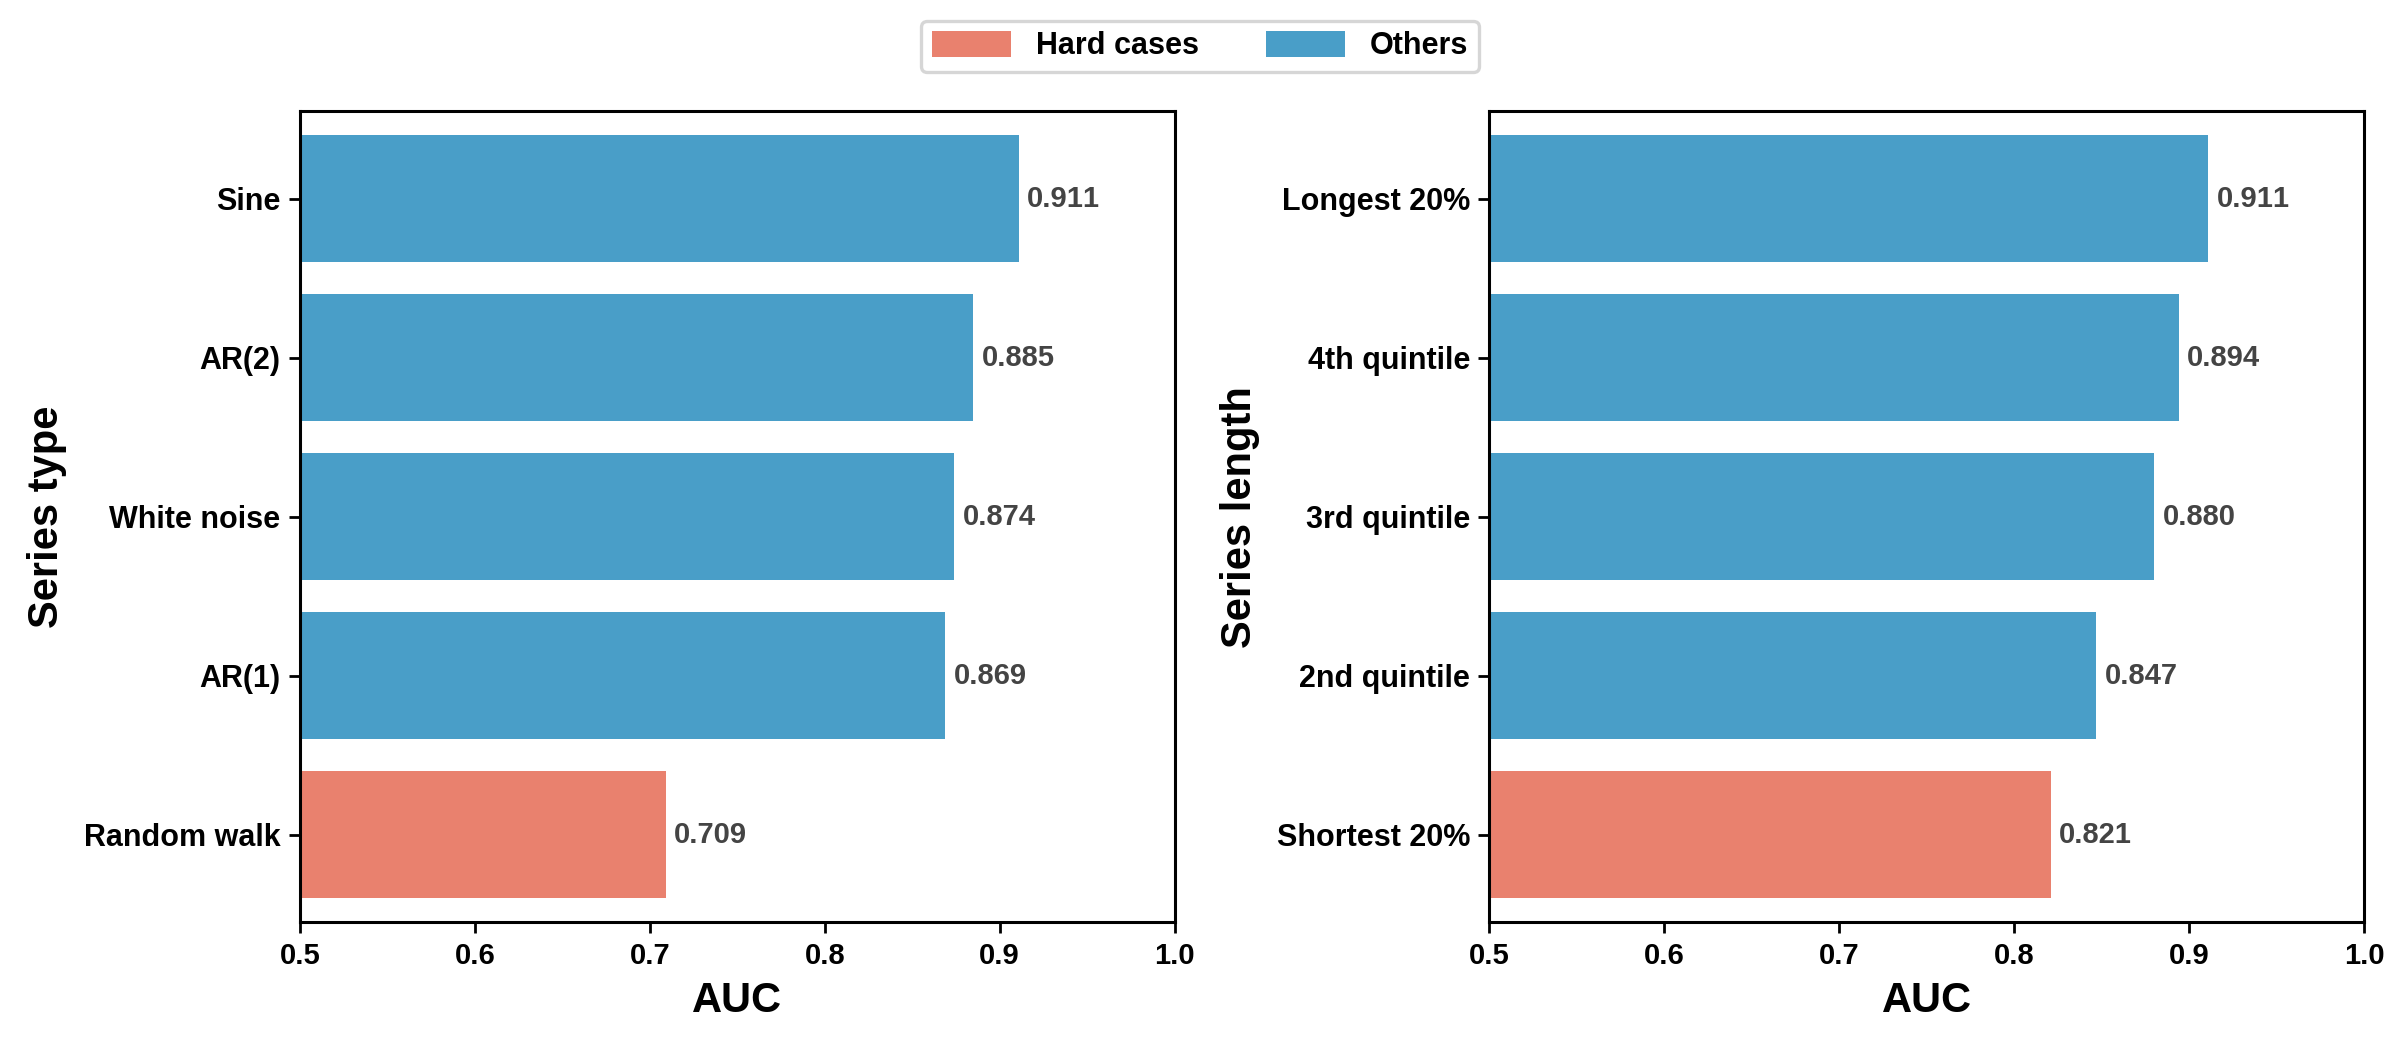

Generate this figure with Python:
"""FigMirror F_limits, iter 1: Chronos-style ranked horizontal bars, our AUC data."""
import matplotlib
matplotlib.use("Agg")
import matplotlib.pyplot as plt
from matplotlib.patches import Patch
from matplotlib.text import Text

plt.rcParams["pdf.fonttype"] = 42  # camera-ready: no Type 3
plt.rcParams["ps.fonttype"] = 42
plt.rcParams["axes.unicode_minus"] = False

# === DATA SECTOR (edit here) ===
PANELS = [
    {
        "ylabel": "Series type",        # panel name 'By series type' -> L1 slot = per-panel ylabel ("Model")
        "xlabel": "AUC",
        "items": [("Sine", 0.911), ("AR(2)", 0.885), ("White noise", 0.874),
                  ("AR(1)", 0.869), ("Random walk", 0.709)],
        "hard": {"Random walk"},
    },
    {
        "ylabel": "Series length",
        "xlabel": "AUC",
        "items": [("Longest 20%", 0.911), ("4th quintile", 0.894), ("3rd quintile", 0.880),
                  ("2nd quintile", 0.847), ("Shortest 20%", 0.821)],
        "hard": {"Shortest 20%"},
    },
]
XLIM = (0.5, 1.0)
XTICKS = [0.5, 0.6, 0.7, 0.8, 0.9, 1.0]
LEGEND = [("Hard cases", "hard"), ("Others", "other")]
# === END DATA SECTOR ===

# --- palette ---
COL_HARD = "#e9816e"   # L1-PIL: salmon bar fill, median 8x8 window at (540,390) px in reference_clean
COL_OTHER = "#499ec8"  # L1-PIL: blue bar fill, median 8x8 window at (600,918) px in reference_clean
COL_SPINE = "#000000"  # L1 min-along-line: spine core pixels = 0 (near-black hairline class)
COL_VALUE = "#444444"  # L1-PIL: median of dark pixels inside value labels = (68,68,68)
COL_TICKTXT = "#333333"  # L1-PIL: median dark pixels of regular-model y labels = (51,51,51)
COL_LABEL = "#000000"  # L1-PIL: axis labels / emphasised y labels are pure black
COL_LEGEDGE = "#d6d6d6"  # L1 min-along-line on legend frame: darkest 214 -> #d6d6d6
COLORS = {"hard": COL_HARD, "other": COL_OTHER}

# --- type: sans bold (reference is Roboto-class bold sans); Liberation Sans = available sans ---
plt.rcParams["font.family"] = "sans-serif"
plt.rcParams["font.sans-serif"] = ["Roboto", "Helvetica", "Arial", "Liberation Sans", "DejaVu Sans"]
plt.rcParams["font.weight"] = "bold"
TICK_PT = 10.5     # x tick numbers; L1: ref digit height 21 px at 200 dpi -> ~10.5 pt
YTICK_PT = 11.0    # category labels; L1: ref paren-height 28 px -> ~11 pt
VALUE_PT = 10.5   # value labels; L1: ref digit height 20 px -> ~10-10.5 pt
LEGEND_PT = 11.0  # L1: ref legend cap 22 px -> ~11 pt
AXLABEL_PT = 15.0  # L1: ref xlabel 38 px w/ descender -> ~15 pt; ratio to tick 1.43 kept

DPI = 200
fig, axes = plt.subplots(1, 2, figsize=(12.0, 5.3), dpi=DPI)
fig.subplots_adjust(left=0.125, right=0.985, bottom=0.13, top=0.895, wspace=0.36)  # iter1: re-tightened after type shrink

for ax, p in zip(axes, PANELS):
    names = [n for n, _ in p["items"]]
    vals = [v for _, v in p["items"]]
    ys = list(range(len(names)))[::-1]  # best on top
    cols = [COL_HARD if n in p["hard"] else COL_OTHER for n in names]
    ax.barh(ys, [v - XLIM[0] for v in vals], left=XLIM[0], height=0.8,
            color=cols, edgecolor="none", zorder=2)
    for y, v in zip(ys, vals):
        ax.annotate(f"{v:.3f}", xy=(v, y), xytext=(3, 0), textcoords="offset points",
                    ha="left", va="center", fontsize=VALUE_PT, fontweight="bold",
                    color=COL_VALUE, zorder=5)
    ax.set_xlim(*XLIM)
    ax.set_ylim(-0.55, len(names) - 0.45)
    ax.set_xticks(XTICKS)
    ax.set_xticklabels([f"{t:.1f}" for t in XTICKS])
    ax.set_yticks(ys)
    ax.set_yticklabels(names)
    for lab, n in zip(ax.get_yticklabels(), names):
        lab.set_color(COL_LABEL if n in p["hard"] else COL_TICKTXT)
    ax.tick_params(axis="x", labelsize=TICK_PT, length=4, width=1.0, direction="out",
                   pad=3, colors=COL_SPINE, labelcolor=COL_LABEL)
    ax.tick_params(axis="y", labelsize=YTICK_PT, length=4, width=1.0, direction="out",
                   pad=3, colors=COL_SPINE)
    for s in ax.spines.values():  # L1: all four spines, near-black
        s.set_visible(True)
        s.set_color(COL_SPINE)
        s.set_linewidth(1.1)
        s.set_zorder(3)
    ax.grid(False)  # L1: no gridlines in reference
    ax.set_xlabel(p["xlabel"], fontsize=AXLABEL_PT, fontweight="bold", color=COL_LABEL, labelpad=4)
    ax.set_ylabel(p["ylabel"], fontsize=AXLABEL_PT, fontweight="bold", color=COL_LABEL, labelpad=6)
    for t in ax.get_xticklabels() + ax.get_yticklabels():
        t.set_zorder(6)
    ax.xaxis.label.set_zorder(6)
    ax.yaxis.label.set_zorder(6)

handles = [Patch(facecolor=COLORS[k], edgecolor="none", label=l) for l, k in LEGEND]
leg = fig.legend(handles=handles, loc="upper center", bbox_to_anchor=(0.5, 0.995), ncol=2,
                 frameon=True, fancybox=True, edgecolor=COL_LEGEDGE, facecolor="white",
                 framealpha=1.0, prop={"size": LEGEND_PT, "weight": "bold"},
                 handlelength=2.6, handleheight=0.9, handletextpad=0.8, columnspacing=2.2,
                 borderpad=0.35)
leg.get_frame().set_linewidth(1.2)


# ---------------- floor self-check ----------------
def floor_checks(fig):
    fig.canvas.draw()
    r = fig.canvas.get_renderer()
    lines = []
    texts = []
    for ax in fig.axes:
        for t in ax.get_xticklabels() + ax.get_yticklabels():
            if t.get_text():
                texts.append(("tick", t))
        for t in (ax.xaxis.label, ax.yaxis.label, ax.title):
            if t.get_text():
                texts.append(("label", t))
        for c in ax.get_children():
            if isinstance(c, matplotlib.text.Annotation) and c.get_text():
                texts.append(("annot", c))
    for t in leg.get_texts():
        texts.append(("legend", t))
    bbs = [(k, t, t.get_window_extent(r)) for k, t in texts]
    ov = []
    for i, (ka, ta, ba) in enumerate(bbs):
        for kb, tb, bb in bbs[i + 1:]:
            if ba.overlaps(bb):
                ov.append(f"{ka}('{ta.get_text()}') x {kb}('{tb.get_text()}')")
    lines.append("text_overlap: " + ("PASS" if not ov else "FAIL " + "; ".join(ov)))
    clip = [t.get_text() for _, t, b in bbs
            if b.x0 < 0 or b.y0 < 0 or b.x1 > fig.bbox.x1 or b.y1 > fig.bbox.y1]
    lb = leg.get_window_extent(r)
    if lb.x0 < 0 or lb.y1 > fig.bbox.y1:
        clip.append("legend")
    lines.append("clipped_text: " + ("PASS" if not clip else "FAIL " + ", ".join(clip)))
    # annotations must stay inside their own axes (no cross-panel bleed)
    bleed = []
    for ax in fig.axes:
        for c in ax.get_children():
            if isinstance(c, matplotlib.text.Annotation):
                b = c.get_window_extent(r)
                if b.x1 > ax.bbox.x1 - 1 or b.x0 < ax.bbox.x0:
                    bleed.append(c.get_text())
    lines.append("annot_inside_axes: " + ("PASS" if not bleed else "FAIL " + ", ".join(bleed)))
    # legend vs axes overlap
    lo = [i for i, ax in enumerate(fig.axes) if lb.overlaps(ax.bbox)]
    lines.append("legend_clear_of_axes: " + ("PASS" if not lo else f"FAIL axes {lo}"))
    # cross-panel: ax0 annotations vs ax1 y tick labels / ylabel
    a1 = fig.axes[1]
    left_items = [c.get_window_extent(r) for c in fig.axes[0].get_children()
                  if isinstance(c, matplotlib.text.Annotation)]
    right_items = [t.get_window_extent(r) for t in a1.get_yticklabels() if t.get_text()] + \
                  [a1.yaxis.label.get_window_extent(r)]
    cp = any(lb_.x1 >= rb.x0 for lb_ in left_items for rb in right_items
             if lb_.y0 < rb.y1 and lb_.y1 > rb.y0)
    lines.append("cross_panel: " + ("FAIL" if cp else "PASS"))
    xl_ok = all(ax.xaxis.label.get_window_extent(r).y0 >= 0 for ax in fig.axes)
    lines.append("xlabel_y0_ge_0: " + ("PASS" if xl_ok else "FAIL"))
    # layering: text z above every non-text artist in axes
    bad = []
    for ax in fig.axes:
        mz = max([a.get_zorder() for a in ax.get_children() if not isinstance(a, Text)] or [0])
        for t in list(ax.texts) + ax.get_xticklabels() + ax.get_yticklabels() + \
                [ax.xaxis.label, ax.yaxis.label]:
            if t.get_text() and t.get_zorder() <= mz:
                bad.append(t.get_text())
    # value labels sit in white space right of bars: verify no bar patch under label bbox
    for ax in fig.axes:
        anns = [c for c in ax.get_children() if isinstance(c, matplotlib.text.Annotation)]
        for c in anns:
            b = c.get_window_extent(r)
            for patch in ax.patches:
                pb = patch.get_window_extent(r)
                if b.overlaps(pb):
                    bad.append(c.get_text() + "(on bar)")
    lines.append("text_obscured_by_marks: " + ("PASS" if not bad else "FAIL " + ", ".join(bad)))
    W, H = fig.get_size_inches()
    lines.append(f"figure_aspect: {W / H:.3f} (ref 2.277, band 2.05-2.50) "
                 + ("PASS" if 2.05 <= W / H <= 2.50 else "FAIL"))
    return lines


if __name__ == "__main__":
    res = floor_checks(fig)
    fig.savefig("figure.png", dpi=DPI, facecolor="white"); fig.savefig("figure.pdf", dpi=DPI, facecolor="white"); fig.savefig("output.png", dpi=DPI, facecolor="white")
    with open("floor_selfcheck_final.txt", "w") as fh:
        fh.write("Floor self-check, iter 1 (figure_iter1.py, rendered bboxes after canvas.draw)\n")
        fh.write("\n".join(res) + "\n")
        fh.write("overall: " + ("PASS" if all("FAIL" not in l for l in res) else "FAIL") + "\n")
    print("\n".join(res))
